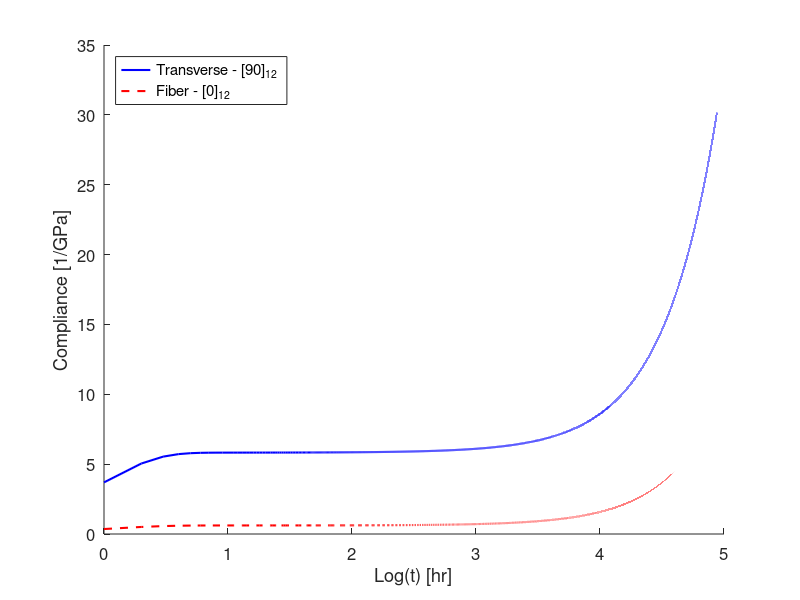

Write the MATLAB code that produced this figure.
t = linspace(0,87600,87600);
A = 5.43e-2;
n = 0.0117;
e0 = 0;
fm = e0 + A*t.^n;

Em = 1.69e14;
num = 1.03e13;
Ek = 1636.76e6;
nuk = 1879.26e6;
sig0 = 1;

% sig0 = 1;
% Em = 2.096e9;
% num = 1.67e13;
% Ek = 17.76e9;
% nuk = 1.32e12;
% t = [0,10,20,40,60,80,100,200,300];

tau = nuk/Ek;
expo = -t/tau;

fiber = sig0*(1/Em + (1/Ek)*(1-exp(expo)) + t/num);

% sig0 = 1;
Em = 6.75e13;
num = 3.60e12;
Ek = 171.76e6;
nuk = 170.73e6;

tau = nuk/Ek;
expo = -t/tau;

trans = sig0*(1/Em + (1/Ek)*(1-exp(expo)) + t/num);

time = log10(t);

figure(1);
hold on
plot(time,trans*10^9,'b-', 'LineWidth', 1.5)
plot(time,fiber*10^9, 'r--', 'LineWidth',1.5)
xlabel('Log(t) [hr]')
ylabel('Compliance [1/GPa]')
set(gca, 'FontSize',12)
legend('Transverse - [90]_{12}', 'Fiber - [0]_{12}', 'Location', 'northwest')

% figure(2)
% plot(t,bm)
